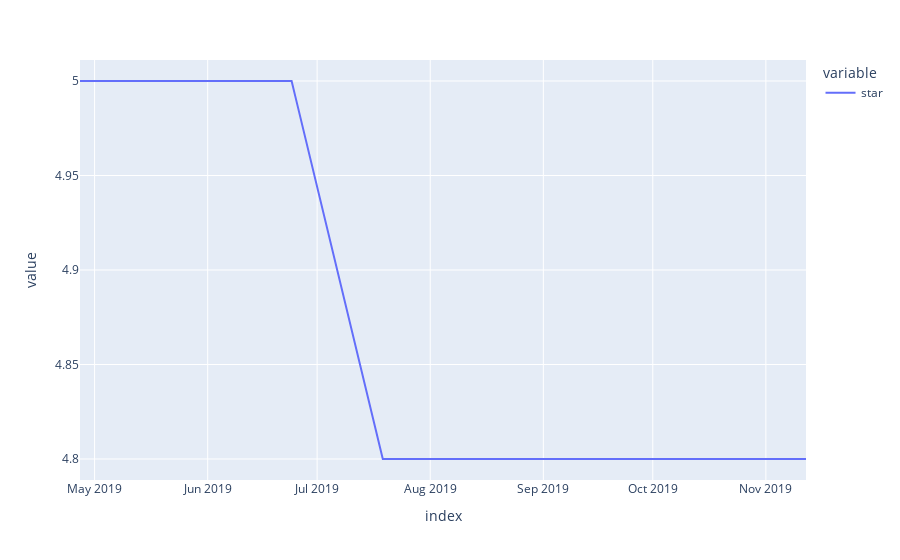

This figure's notebook cell:
### Code cell
new_df2.plot()

### Figure 1 — Plotly figure (JSON) as saved in the notebook; plotly's stock layout.template omitted (floating-point values rounded to 4 significant figures; data arrays with more than 128 entries replaced by an {"elided": "..."} marker saying what was removed)
{"data": [{"hovertemplate": "variable=star<br>index=%{x}<br>value=%{y}<extra></extra>", "legendgroup": "star", "line": {"color": "#636efa", "dash": "solid"}, "mode": "lines", "name": "star", "orientation": "v", "showlegend": true, "type": "scatter", "x": {"elided": "200 str values"}, "xaxis": "x", "y": {"elided": "200 float values"}, "yaxis": "y"}], "layout": {"legend": {"title": {"text": "variable"}, "tracegroupgap": 0}, "margin": {"t": 60}, "xaxis": {"anchor": "y", "domain": [0, 1], "title": {"text": "index"}}, "yaxis": {"anchor": "x", "domain": [0, 1], "title": {"text": "value"}}}}
